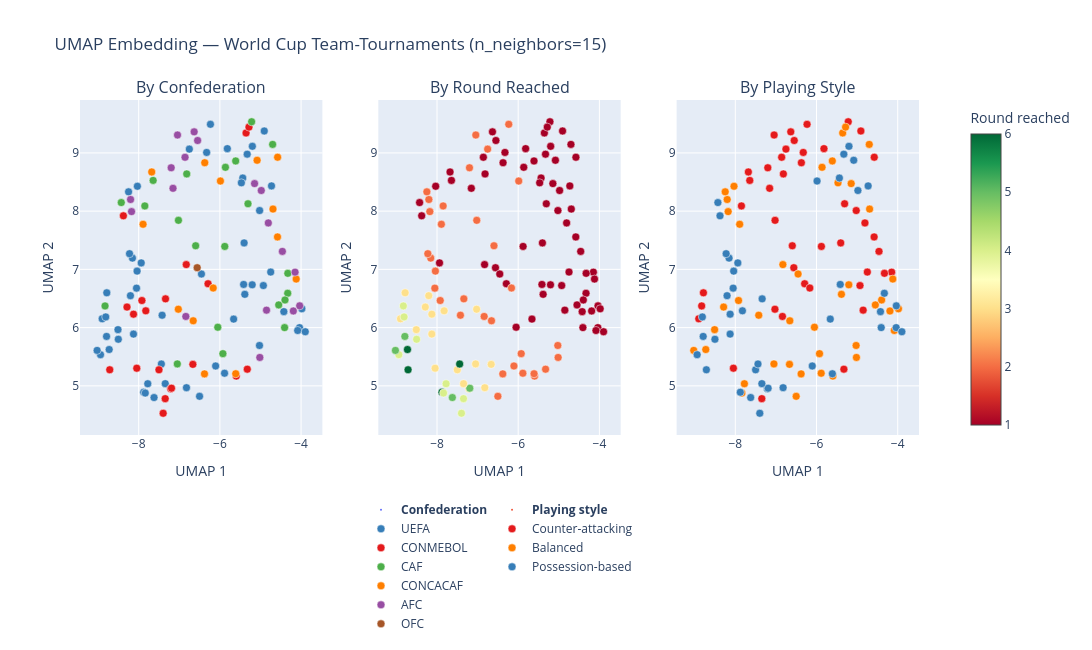

Write notebook code for a chart like this one.
### Code cell
# ─────────────────────────────────────────────
# Create figure
# ─────────────────────────────────────────────

fig = make_subplots(
    rows=1,
    cols=3,
    subplot_titles=[
        "By Confederation",
        "By Round Reached",
        "By Playing Style"
    ]
)

fig.add_trace(
    go.Scatter(
        x=[None],
        y=[None],
        mode="markers",
        marker=dict(size=0),
        showlegend=True,
        name="<b>Confederation</b>",
        legendgroup="confederation"
    )
)

fig.add_trace(
    go.Scatter(
        x=[None],
        y=[None],
        mode="markers",
        marker=dict(size=0),
        showlegend=True,
        name="<b>Playing style</b>",
        legendgroup="style"
    )
)

# ─────────────────────────────────────────────
# Panel 1 — Confederation
# ─────────────────────────────────────────────

for conf, color in conf_colors.items():

    mask = wc["confederation"] == conf

    fig.add_trace(
        go.Scatter(
            x=wc.loc[mask,"UMAP1"],
            y=wc.loc[mask,"UMAP2"],
            mode="markers",
            name=conf,
            legendgroup="confederation",
            marker=dict(
                color=color,
                size=8,
                line=dict(width=0.5,color="white")
            ),
            customdata=wc.loc[mask,["team","year","confederation"]],
            hovertemplate=
            "<b>%{customdata[0]}</b><br>"
            "Year: %{customdata[1]}<br>"
            "Confederation: %{customdata[2]}<br>"
            "UMAP1: %{x:.2f}<br>"
            "UMAP2: %{y:.2f}<extra></extra>"
        ),
        row=1,
        col=1
    )


# ─────────────────────────────────────────────
# Panel 2 — Round reached
# ─────────────────────────────────────────────

fig.add_trace(
    go.Scatter(
        x=wc["UMAP1"],
        y=wc["UMAP2"],
        mode="markers",
        showlegend=False,
        marker=dict(
            size=8,
            color=wc["round_reached"],
            colorscale="RdYlGn",
            cmin=1,
            cmax=6,
            colorbar=dict(
                title="Round reached",
                x=1.05
            ),
            line=dict(width=0.5,color="white")
        ),
        customdata=wc[["team","year","round_reached"]],
        hovertemplate=
        "<b>%{customdata[0]}</b><br>"
        "Year: %{customdata[1]}<br>"
        "Round reached: %{customdata[2]}<br>"
        "UMAP1: %{x:.2f}<br>"
        "UMAP2: %{y:.2f}<extra></extra>"
    ),
    row=1,
    col=2
)


# ─────────────────────────────────────────────
# Panel 3 — Playing style
# ─────────────────────────────────────────────

style_colors = {
    "Counter-attacking":"#e41a1c",
    "Balanced":"#ff7f00",
    "Possession-based":"#377eb8"
}

for style, color in style_colors.items():

    mask = wc["playing_style"] == style

    fig.add_trace(
        go.Scatter(
            x=wc.loc[mask,"UMAP1"],
            y=wc.loc[mask,"UMAP2"],
            mode="markers",
            name=style,
            legendgroup="style",
            marker=dict(
                color=color,
                size=8,
                line=dict(width=0.5,color="white")
            ),
            customdata=wc.loc[mask,["team","year","playing_style"]],
            hovertemplate=
            "<b>%{customdata[0]}</b><br>"
            "Year: %{customdata[1]}<br>"
            "Playing style: %{customdata[2]}<br>"
            "UMAP1: %{x:.2f}<br>"
            "UMAP2: %{y:.2f}<extra></extra>"
        ),
        row=1,
        col=3
    )


# ─────────────────────────────────────────────
# Axis labels
# ─────────────────────────────────────────────

for i in [1,2,3]:

    fig.update_xaxes(title_text="UMAP 1",row=1,col=i)
    fig.update_yaxes(title_text="UMAP 2",row=1,col=i)


# ─────────────────────────────────────────────
# Layout (legend below plots)
# ─────────────────────────────────────────────

fig.update_layout(

    title="UMAP Embedding — World Cup Team-Tournaments (n_neighbors=15)",

    width=1200,
    height=650,

    legend=dict(
        orientation="h",
        yanchor="top",
        y=-0.18,
        xanchor="center",
        x=0.5,
        tracegroupgap=12
    ),

    margin=dict(
        b=120
    )
)

fig.show()

### Figure 1 — Plotly figure (JSON) as saved in the notebook; plotly's stock layout.template omitted (floating-point values rounded to 4 significant figures; data arrays with more than 128 entries replaced by an {"elided": "..."} marker saying what was removed)
{"data": [{"legendgroup": "confederation", "marker": {"size": 0}, "mode": "markers", "name": "<b>Confederation</b>", "showlegend": true, "type": "scatter", "x": [null], "y": [null]}, {"legendgroup": "style", "marker": {"size": 0}, "mode": "markers", "name": "<b>Playing style</b>", "showlegend": true, "type": "scatter", "x": [null], "y": [null]}, {"customdata": {"elided": "54x3 mixed values"}, "hovertemplate": "<b>%{customdata[0]}</b><br>Year: %{customdata[1]}<br>Confederation: %{customdata[2]}<br>UMAP1: %{x:.2f}<br>UMAP2: %{y:.2f}<extra></extra>", "legendgroup": "confederation", "marker": {"color": "#377eb8", "line": {"color": "white", "width": 0.5}, "size": 8}, "mode": "markers", "name": "UEFA", "type": "scatter", "x": [-4.929, -6.105, -4.728, -7.776, -4.748, -4.038, -7.622, -7.423, -5.205, -5.025, -6.454, -7.442, -4.907, -6.823, -5.661, -4.084, -4.425, -7.346, -7.877, -5.885, -5.404, -5.415, -7.839, -3.981, -5.386, -3.897, -6.501, -8.94, -8.792, -6.233, -8.502, -8.727, -5.436, -6.326, -5.471, -8.154, -8.9, -5.817, -8.04, -8.786, -8.226, -5.2, -8.812, -5.327, -8.128, -9.024, -7.938, -8.51, -6.753, -8.203, -8.032, -8.053, -8.249, -5.022], "xaxis": "x", "y": [6.722, 5.341, 8.433, 5.036, 6.954, 6.0, 4.799, 6.213, 6.735, 5.693, 6.921, 5.375, 9.376, 4.968, 6.146, 5.95, 6.274, 5.038, 4.89, 5.216, 7.454, 6.741, 4.876, 6.323, 6.571, 5.929, 4.82, 5.535, 5.849, 9.491, 5.8, 5.623, 8.568, 9.008, 8.486, 7.193, 6.151, 9.073, 6.97, 6.598, 7.269, 9.113, 6.183, 8.978, 5.889, 5.609, 7.111, 5.965, 9.065, 6.548, 8.427, 6.678, 8.331, 8.01], "yaxis": "y"}, {"customdata": [["Argentina", 2010, "CONMEBOL"], ["Brazil", 2010, "CONMEBOL"], ["Chile", 2010, "CONMEBOL"], ["Paraguay", 2010, "CONMEBOL"], ["Uruguay", 2010, "CONMEBOL"], ["Argentina", 2014, "CONMEBOL"], ["Brazil", 2014, "CONMEBOL"], ["Chile", 2014, "CONMEBOL"], ["Colombia", 2014, "CONMEBOL"], ["Ecuador", 2014, "CONMEBOL"], ["Uruguay", 2014, "CONMEBOL"], ["Argentina", 2018, "CONMEBOL"], ["Brazil", 2018, "CONMEBOL"], ["Colombia", 2018, "CONMEBOL"], ["Peru", 2018, "CONMEBOL"], ["Uruguay", 2018, "CONMEBOL"], ["Argentina", 2022, "CONMEBOL"], ["Brazil", 2022, "CONMEBOL"], ["Ecuador", 2022, "CONMEBOL"], ["Uruguay", 2022, "CONMEBOL"]], "hovertemplate": "<b>%{customdata[0]}</b><br>Year: %{customdata[1]}<br>Confederation: %{customdata[2]}<br>UMAP1: %{x:.2f}<br>UMAP2: %{y:.2f}<extra></extra>", "legendgroup": "confederation", "marker": {"color": "#e41a1c", "line": {"color": "white", "width": 0.5}, "size": 8}, "mode": "markers", "name": "CONMEBOL", "type": "scatter", "x": [-7.212, -7.5, -5.597, -6.665, -7.347, -7.192, -7.397, -7.339, -8.047, -6.292, -5.326, -8.377, -8.127, -7.921, -5.355, -8.288, -8.713, -7.825, -6.828, -5.284], "xaxis": "x", "y": [4.949, 5.275, 5.168, 5.369, 4.78, 4.959, 4.529, 6.494, 5.303, 6.753, 5.286, 7.92, 6.231, 6.465, 9.342, 6.353, 5.276, 6.288, 7.082, 9.443], "yaxis": "y"}, {"customdata": [["Algeria", 2010, "CAF"], ["Cameroon", 2010, "CAF"], ["Ghana", 2010, "CAF"], ["Ivory Coast", 2010, "CAF"], ["Nigeria", 2010, "CAF"], ["South Africa", 2010, "CAF"], ["Algeria", 2014, "CAF"], ["Cameroon", 2014, "CAF"], ["Ghana", 2014, "CAF"], ["Ivory Coast", 2014, "CAF"], ["Nigeria", 2014, "CAF"], ["Egypt", 2018, "CAF"], ["Morocco", 2018, "CAF"], ["Nigeria", 2018, "CAF"], ["Senegal", 2018, "CAF"], ["Tunisia", 2018, "CAF"], ["Cameroon", 2022, "CAF"], ["Ghana", 2022, "CAF"], ["Morocco", 2022, "CAF"], ["Senegal", 2022, "CAF"], ["Tunisia", 2022, "CAF"]], "hovertemplate": "<b>%{customdata[0]}</b><br>Year: %{customdata[1]}<br>Confederation: %{customdata[2]}<br>UMAP1: %{x:.2f}<br>UMAP2: %{y:.2f}<extra></extra>", "legendgroup": "confederation", "marker": {"color": "#4daf4a", "line": {"color": "white", "width": 0.5}, "size": 8}, "mode": "markers", "name": "CAF", "type": "scatter", "x": [-4.701, -4.329, -7.049, -6.051, -5.88, -4.551, -7.021, -4.326, -4.396, -4.406, -5.926, -5.308, -5.611, -5.864, -6.597, -8.429, -6.817, -7.644, -8.829, -7.849, -5.218], "xaxis": "x", "y": [9.146, 6.59, 5.376, 6.006, 7.394, 6.39, 7.842, 6.932, 6.475, 6.0, 5.553, 8.127, 8.862, 8.753, 7.405, 8.147, 8.639, 8.527, 6.372, 8.089, 9.535], "yaxis": "y"}, {"customdata": [["Honduras", 2010, "CONCACAF"], ["Mexico", 2010, "CONCACAF"], ["United States", 2010, "CONCACAF"], ["Costa Rica", 2014, "CONCACAF"], ["Honduras", 2014, "CONCACAF"], ["Mexico", 2014, "CONCACAF"], ["United States", 2014, "CONCACAF"], ["Costa Rica", 2018, "CONCACAF"], ["Mexico", 2018, "CONCACAF"], ["Panama", 2018, "CONCACAF"], ["Canada", 2022, "CONCACAF"], ["Costa Rica", 2022, "CONCACAF"], ["Mexico", 2022, "CONCACAF"], ["United States", 2022, "CONCACAF"]], "hovertemplate": "<b>%{customdata[0]}</b><br>Year: %{customdata[1]}<br>Confederation: %{customdata[2]}<br>UMAP1: %{x:.2f}<br>UMAP2: %{y:.2f}<extra></extra>", "legendgroup": "confederation", "marker": {"color": "#ff7f00", "line": {"color": "white", "width": 0.5}, "size": 8}, "mode": "markers", "name": "CONCACAF", "type": "scatter", "x": [-4.578, -5.61, -6.379, -7.024, -4.121, -6.658, -6.165, -6.373, -7.892, -4.581, -4.692, -7.679, -5.084, -5.987], "xaxis": "x", "y": [8.926, 5.207, 5.205, 6.316, 6.834, 6.117, 6.68, 8.831, 7.775, 7.557, 8.036, 8.673, 8.874, 8.517], "yaxis": "y"}, {"customdata": [["Australia", 2010, "AFC"], ["Japan", 2010, "AFC"], ["North Korea", 2010, "AFC"], ["South Korea", 2010, "AFC"], ["Australia", 2014, "AFC"], ["Japan", 2014, "AFC"], ["South Korea", 2014, "AFC"], ["Australia", 2018, "AFC"], ["Iran", 2018, "AFC"], ["Japan", 2018, "AFC"], ["Saudi Arabia", 2018, "AFC"], ["South Korea", 2018, "AFC"], ["Australia", 2022, "AFC"], ["Iran", 2022, "AFC"], ["Japan", 2022, "AFC"], ["Qatar", 2022, "AFC"], ["Saudi Arabia", 2022, "AFC"], ["South Korea", 2022, "AFC"]], "hovertemplate": "<b>%{customdata[0]}</b><br>Year: %{customdata[1]}<br>Confederation: %{customdata[2]}<br>UMAP1: %{x:.2f}<br>UMAP2: %{y:.2f}<extra></extra>", "legendgroup": "confederation", "marker": {"color": "#984ea3", "line": {"color": "white", "width": 0.5}, "size": 8}, "mode": "markers", "name": "AFC", "type": "scatter", "x": [-4.851, -6.839, -4.461, -5.017, -4.149, -4.034, -4.191, -5.146, -6.549, -8.176, -4.98, -6.634, -7.2, -7.155, -7.044, -4.807, -6.859, -8.2], "xaxis": "x", "y": [6.3, 6.191, 7.309, 5.487, 6.952, 6.374, 6.285, 8.473, 9.213, 7.992, 8.354, 9.362, 8.745, 8.392, 9.307, 7.797, 8.925, 8.2], "yaxis": "y"}, {"customdata": [["New Zealand", 2010, "OFC"]], "hovertemplate": "<b>%{customdata[0]}</b><br>Year: %{customdata[1]}<br>Confederation: %{customdata[2]}<br>UMAP1: %{x:.2f}<br>UMAP2: %{y:.2f}<extra></extra>", "legendgroup": "confederation", "marker": {"color": "#a65628", "line": {"color": "white", "width": 0.5}, "size": 8}, "mode": "markers", "name": "OFC", "type": "scatter", "x": [-6.559], "xaxis": "x", "y": [7.029], "yaxis": "y"}, {"customdata": {"elided": "128x3 mixed values"}, "hovertemplate": "<b>%{customdata[0]}</b><br>Year: %{customdata[1]}<br>Round reached: %{customdata[2]}<br>UMAP1: %{x:.2f}<br>UMAP2: %{y:.2f}<extra></extra>", "marker": {"cmax": 6, "cmin": 1, "color": [1, 3, 1, 3, 1, 2, 1, 2, 1, 4, 3, 1, 1, 1, 1, 2, 2, 5, 1, 1, 1, 3, 2, 1, 2, 1, 1, 2, 6, 1, 2, 4, 2, 5, 1, 3, 1, 4, 1, 2, 3, 3, 1, 1, 1, 3, 6, 1, 2, 1, 1, 1, 1, 1, 2, 4, 2, 1, 1, 1, 1, 2, 2, 2, 1, 1, 4, 3, 2, 1, 5, 2, 1, 4, 6, 1, 1, 1, 2, 2, 1, 1, 1, 1, 1, 2, 3, 1, 2, 1, 1, 2, 3, 2, 1, 3, 6, 2, 1, 3, 1, 1, 1, 4, 1, 1, 3, 5, 1, 1, 1, 2, 1, 4, 3, 2, 3, 1, 1, 2, 1, 2, 2, 2, 1, 2, 1, 1], "colorbar": {"title": {"text": "Round reached"}, "x": 1.05}, "colorscale": [[0, "rgb(165,0,38)"], [0.1, "rgb(215,48,39)"], [0.2, "rgb(244,109,67)"], [0.3, "rgb(253,174,97)"], [0.4, "rgb(254,224,139)"], [0.5, "rgb(255,255,191)"], [0.6, "rgb(217,239,139)"], [0.7, "rgb(166,217,106)"], [0.8, "rgb(102,189,99)"], [0.9, "rgb(26,152,80)"], [1, "rgb(0,104,55)"]], "line": {"color": "white", "width": 0.5}, "size": 8}, "mode": "markers", "showlegend": false, "type": "scatter", "x": [-4.701, -7.212, -4.851, -7.5, -4.329, -5.597, -4.929, -6.105, -4.728, -7.776, -7.049, -4.748, -4.578, -4.038, -6.051, -6.839, -5.61, -7.622, -6.559, -5.88, -4.461, -6.665, -7.423, -5.205, -5.025, -6.454, -4.551, -5.017, -7.442, -4.907, -6.379, -7.347, -7.021, -7.192, -4.149, -6.823, -5.661, -7.397, -4.326, -7.339, -8.047, -7.024, -4.084, -6.292, -4.425, -7.346, -7.877, -4.396, -5.885, -4.121, -5.404, -5.415, -4.406, -4.034, -6.658, -7.839, -5.926, -3.981, -5.386, -4.191, -3.897, -6.501, -6.165, -5.326, -8.377, -5.146, -8.94, -8.127, -7.921, -6.373, -8.792, -6.233, -5.308, -8.502, -8.727, -5.436, -6.326, -6.549, -8.176, -7.892, -5.611, -5.864, -4.581, -5.355, -5.471, -8.154, -8.9, -4.98, -6.597, -5.817, -6.634, -8.04, -8.786, -8.226, -8.429, -8.288, -8.713, -7.2, -5.2, -7.825, -6.817, -4.692, -7.679, -8.812, -5.327, -6.828, -8.128, -9.024, -7.938, -7.644, -7.155, -7.044, -5.084, -8.829, -8.51, -6.753, -8.203, -4.807, -6.859, -7.849, -8.032, -8.2, -8.053, -8.249, -5.218, -5.987, -5.284, -5.022], "xaxis": "x2", "y": [9.146, 4.949, 6.3, 5.275, 6.59, 5.168, 6.722, 5.341, 8.433, 5.036, 5.376, 6.954, 8.926, 6.0, 6.006, 6.191, 5.207, 4.799, 7.029, 7.394, 7.309, 5.369, 6.213, 6.735, 5.693, 6.921, 6.39, 5.487, 5.375, 9.376, 5.205, 4.78, 7.842, 4.959, 6.952, 4.968, 6.146, 4.529, 6.932, 6.494, 5.303, 6.316, 5.95, 6.753, 6.274, 5.038, 4.89, 6.475, 5.216, 6.834, 7.454, 6.741, 6.0, 6.374, 6.117, 4.876, 5.553, 6.323, 6.571, 6.285, 5.929, 4.82, 6.68, 5.286, 7.92, 8.473, 5.535, 6.231, 6.465, 8.831, 5.849, 9.491, 8.127, 5.8, 5.623, 8.568, 9.008, 9.213, 7.992, 7.775, 8.862, 8.753, 7.557, 9.342, 8.486, 7.193, 6.151, 8.354, 7.405, 9.073, 9.362, 6.97, 6.598, 7.269, 8.147, 6.353, 5.276, 8.745, 9.113, 6.288, 8.639, 8.036, 8.673, 6.183, 8.978, 7.082, 5.889, 5.609, 7.111, 8.527, 8.392, 9.307, 8.874, 6.372, 5.965, 9.065, 6.548, 7.797, 8.925, 8.089, 8.427, 8.2, 6.678, 8.331, 9.535, 8.517, 9.443, 8.01], "yaxis": "y2"}, {"customdata": {"elided": "43x3 mixed values"}, "hovertemplate": "<b>%{customdata[0]}</b><br>Year: %{customdata[1]}<br>Playing style: %{customdata[2]}<br>UMAP1: %{x:.2f}<br>UMAP2: %{y:.2f}<extra></extra>", "legendgroup": "style", "marker": {"color": "#e41a1c", "line": {"color": "white", "width": 0.5}, "size": 8}, "mode": "markers", "name": "Counter-attacking", "type": "scatter", "x": [-4.851, -4.929, -4.748, -4.578, -6.839, -6.559, -5.88, -4.461, -4.907, -7.347, -7.021, -4.149, -4.326, -8.047, -7.024, -6.292, -5.404, -6.165, -5.326, -6.373, -6.233, -5.308, -6.326, -6.549, -4.581, -8.9, -6.597, -5.817, -6.634, -8.786, -7.2, -6.817, -7.679, -7.644, -7.155, -7.044, -8.829, -6.753, -4.807, -6.859, -7.849, -5.218, -5.022], "xaxis": "x3", "y": [6.3, 6.722, 6.954, 8.926, 6.191, 7.029, 7.394, 7.309, 9.376, 4.78, 7.842, 6.952, 6.932, 5.303, 6.316, 6.753, 7.454, 6.68, 5.286, 8.831, 9.491, 8.127, 9.008, 9.213, 7.557, 6.151, 7.405, 9.073, 9.362, 6.598, 8.745, 8.639, 8.673, 8.527, 8.392, 9.307, 6.372, 9.065, 7.797, 8.925, 8.089, 9.535, 8.01], "yaxis": "y3"}, {"customdata": [["Algeria", 2010, "Balanced"], ["Chile", 2010, "Balanced"], ["Germany", 2010, "Balanced"], ["Ghana", 2010, "Balanced"], ["Ivory Coast", 2010, "Balanced"], ["Paraguay", 2010, "Balanced"], ["Portugal", 2010, "Balanced"], ["Serbia", 2010, "Balanced"], ["Slovakia", 2010, "Balanced"], ["Slovenia", 2010, "Balanced"], ["South Africa", 2010, "Balanced"], ["South Korea", 2010, "Balanced"], ["United States", 2010, "Balanced"], ["Croatia", 2014, "Balanced"], ["Ghana", 2014, "Balanced"], ["Greece", 2014, "Balanced"], ["Honduras", 2014, "Balanced"], ["Mexico", 2014, "Balanced"], ["Netherlands", 2014, "Balanced"], ["Nigeria", 2014, "Balanced"], ["Portugal", 2014, "Balanced"], ["Russia", 2014, "Balanced"], ["South Korea", 2014, "Balanced"], ["Switzerland", 2014, "Balanced"], ["Australia", 2018, "Balanced"], ["Colombia", 2018, "Balanced"], ["France", 2018, "Balanced"], ["Japan", 2018, "Balanced"], ["Mexico", 2018, "Balanced"], ["Morocco", 2018, "Balanced"], ["Nigeria", 2018, "Balanced"], ["Peru", 2018, "Balanced"], ["Poland", 2018, "Balanced"], ["Uruguay", 2018, "Balanced"], ["Canada", 2022, "Balanced"], ["Ecuador", 2022, "Balanced"], ["France", 2022, "Balanced"], ["Netherlands", 2022, "Balanced"], ["Serbia", 2022, "Balanced"], ["South Korea", 2022, "Balanced"], ["Switzerland", 2022, "Balanced"], ["Uruguay", 2022, "Balanced"]], "hovertemplate": "<b>%{customdata[0]}</b><br>Year: %{customdata[1]}<br>Playing style: %{customdata[2]}<br>UMAP1: %{x:.2f}<br>UMAP2: %{y:.2f}<extra></extra>", "legendgroup": "style", "marker": {"color": "#ff7f00", "line": {"color": "white", "width": 0.5}, "size": 8}, "mode": "markers", "name": "Balanced", "type": "scatter", "x": [-4.701, -5.597, -7.776, -7.049, -6.051, -6.665, -7.423, -5.205, -5.025, -6.454, -4.551, -5.017, -6.379, -4.084, -4.396, -5.885, -4.121, -6.658, -7.839, -5.926, -3.981, -5.386, -4.191, -6.501, -5.146, -7.921, -8.727, -8.176, -7.892, -5.611, -5.864, -5.355, -5.471, -8.288, -4.692, -6.828, -9.024, -8.51, -8.032, -8.2, -8.249, -5.284], "xaxis": "x3", "y": [9.146, 5.168, 5.036, 5.376, 6.006, 5.369, 6.213, 6.735, 5.693, 6.921, 6.39, 5.487, 5.205, 5.95, 6.475, 5.216, 6.834, 6.117, 4.876, 5.553, 6.323, 6.571, 6.285, 4.82, 8.473, 6.465, 5.623, 7.992, 7.775, 8.862, 8.753, 9.342, 8.486, 6.353, 8.036, 7.082, 5.609, 5.965, 8.427, 8.2, 8.331, 9.443], "yaxis": "y3"}, {"customdata": {"elided": "43x3 mixed values"}, "hovertemplate": "<b>%{customdata[0]}</b><br>Year: %{customdata[1]}<br>Playing style: %{customdata[2]}<br>UMAP1: %{x:.2f}<br>UMAP2: %{y:.2f}<extra></extra>", "legendgroup": "style", "marker": {"color": "#377eb8", "line": {"color": "white", "width": 0.5}, "size": 8}, "mode": "markers", "name": "Possession-based", "type": "scatter", "x": [-7.212, -7.5, -4.329, -6.105, -4.728, -4.038, -5.61, -7.622, -7.442, -7.192, -6.823, -5.661, -7.397, -7.339, -4.425, -7.346, -7.877, -5.415, -4.406, -4.034, -3.897, -8.377, -8.94, -8.127, -8.792, -8.502, -5.436, -8.154, -4.98, -8.04, -8.226, -8.429, -8.713, -5.2, -7.825, -8.812, -5.327, -8.128, -7.938, -5.084, -8.203, -8.053, -5.987], "xaxis": "x3", "y": [4.949, 5.275, 6.59, 5.341, 8.433, 6.0, 5.207, 4.799, 5.375, 4.959, 4.968, 6.146, 4.529, 6.494, 6.274, 5.038, 4.89, 6.741, 6.0, 6.374, 5.929, 7.92, 5.535, 6.231, 5.849, 5.8, 8.568, 7.193, 8.354, 6.97, 7.269, 8.147, 5.276, 9.113, 6.288, 6.183, 8.978, 5.889, 7.111, 8.874, 6.548, 6.678, 8.517], "yaxis": "y3"}], "layout": {"annotations": [{"font": {"size": 16}, "showarrow": false, "text": "By Confederation", "x": 0.1444, "xanchor": "center", "xref": "paper", "y": 1, "yanchor": "bottom", "yref": "paper"}, {"font": {"size": 16}, "showarrow": false, "text": "By Round Reached", "x": 0.5, "xanchor": "center", "xref": "paper", "y": 1, "yanchor": "bottom", "yref": "paper"}, {"font": {"size": 16}, "showarrow": false, "text": "By Playing Style", "x": 0.8556, "xanchor": "center", "xref": "paper", "y": 1, "yanchor": "bottom", "yref": "paper"}], "height": 650, "legend": {"orientation": "h", "tracegroupgap": 12, "x": 0.5, "xanchor": "center", "y": -0.18, "yanchor": "top"}, "margin": {"b": 120}, "title": {"text": "UMAP Embedding — World Cup Team-Tournaments (n_neighbors=15)"}, "width": 1200, "xaxis": {"anchor": "y", "domain": [0, 0.2889], "title": {"text": "UMAP 1"}}, "xaxis2": {"anchor": "y2", "domain": [0.3556, 0.6444], "title": {"text": "UMAP 1"}}, "xaxis3": {"anchor": "y3", "domain": [0.7111, 1], "title": {"text": "UMAP 1"}}, "yaxis": {"anchor": "x", "domain": [0, 1], "title": {"text": "UMAP 2"}}, "yaxis2": {"anchor": "x2", "domain": [0, 1], "title": {"text": "UMAP 2"}}, "yaxis3": {"anchor": "x3", "domain": [0, 1], "title": {"text": "UMAP 2"}}}}
